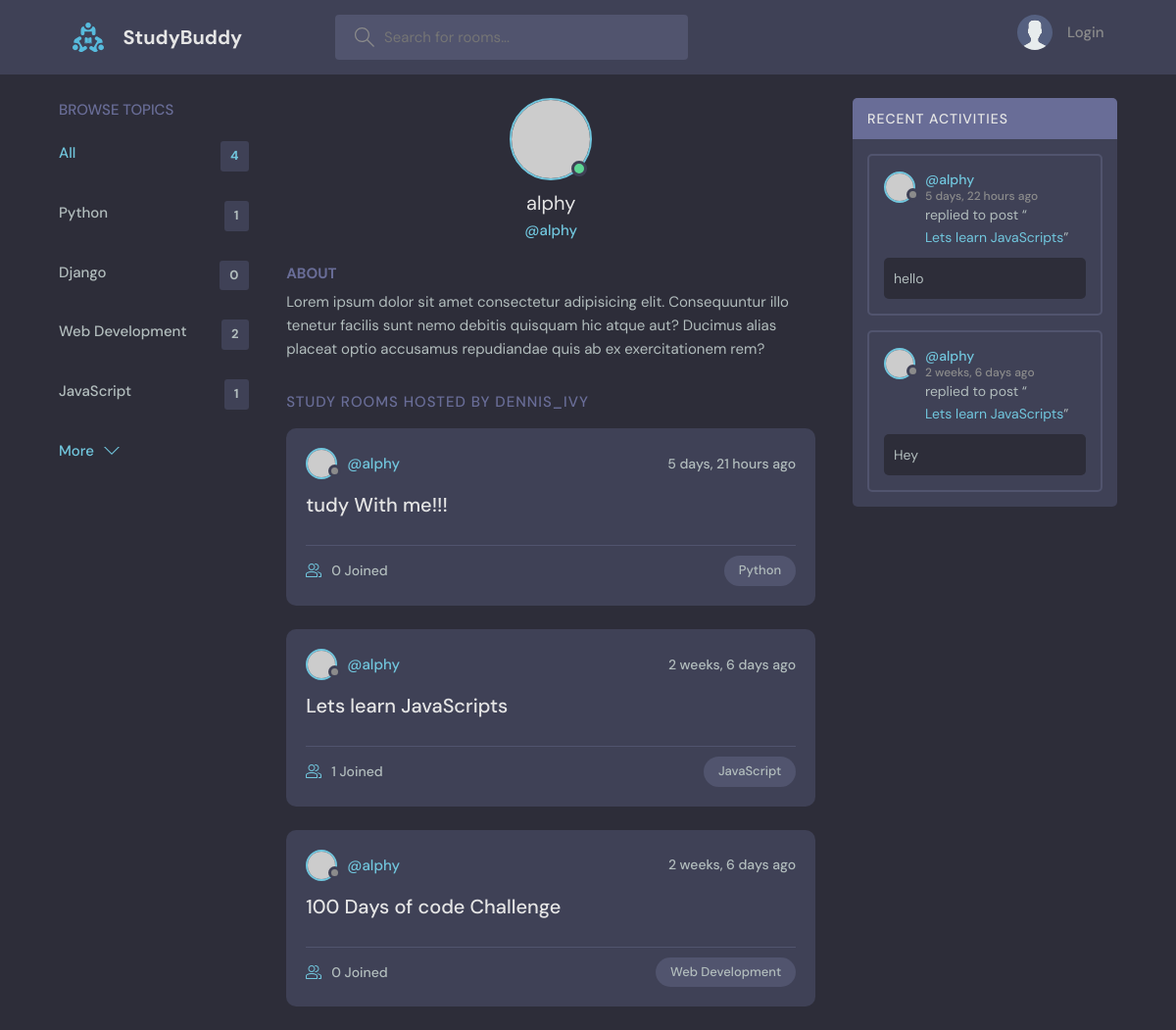
Page /profile/1/ on the earlier database version.
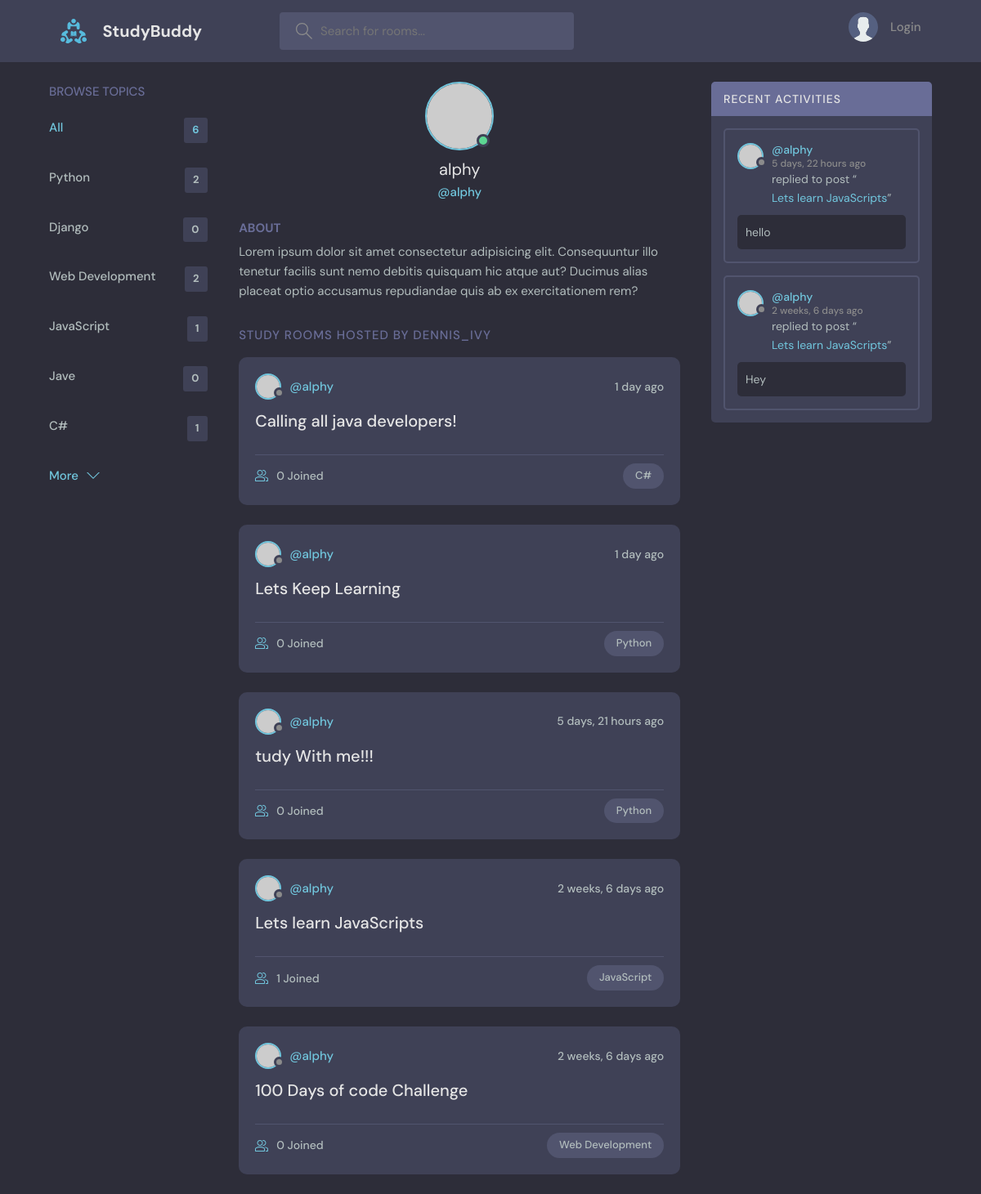
Same page on the later database version.
### base/models.py (models this page shows, shortened)
class Topic(models.Model):
    name = models.CharField(max_length=200)

class Room(models.Model):
    host = models.ForeignKey(User, on_delete=models.SET_NULL, null=True)
    topic = models.ForeignKey(Topic, on_delete=models.SET_NULL, null=True)
    name = models.CharField(max_length=200)
    description = models.TextField(null=True, blank=True)
    participants = models.ManyToManyField(User, related_name='participants', blank=True)
    updated = models.DateTimeField(auto_now=True)
    created = models.DateTimeField(auto_now_add=True)
    class Meta:
        ordering = ['-updated', '-created']
    def __str__(self):
        return self.name

class Message(models.Model):
    user = models.ForeignKey(User, on_delete=models.CASCADE)
    room = models.ForeignKey(Room, on_delete=models.CASCADE)
    body = models.TextField()
    updated = models.DateTimeField(auto_now=True)
    created = models.DateTimeField(auto_now_add=True)
    class Meta:
        ordering = ['-updated', '-created']

### base/views.py (the view)
# urls.py: path('profile/<str:pk>/', views.userProfile, name='user-profile'),
def userProfile(request, pk):
    user= User.objects.get(id=pk)
    rooms = user.room_set.all()
    room_messages = user.message_set.all()
    topics = Topic.objects.all()
    context = {'user': user, 'rooms': rooms, 'room_messages': room_messages, 'topics': topics}
    return render(request, 'base/profile.html', context)

### base/templates/base/profile.html (shortened to what this page needs)
{% extends 'main.html' %}
{% block content %}
  <main class="profile-page layout layout--3">
    <div class="container">
      {% include 'base/topics_component.html' %}
      <div class="roomList">
        <div class="profile">
          <div class="profile__avatar">
            <div class="avatar avatar--large active">
              <img src="https://randomuser.me/api/portraits/men/11.jpg" />
            </div>
          </div>
          <div class="profile__info">
            <h3>{{user.username}}</h3>
            <p>@{{user.username}}</p>
          </div>
          <div class="profile__about">
            <h3>About</h3>
            <p>
              Lorem ipsum dolor sit amet consectetur adipisicing elit. Consequuntur illo tenetur
              facilis sunt nemo debitis quisquam hic atque aut? Ducimus alias placeat optio
              accusamus repudiandae quis ab ex exercitationem rem?
            </p>
          </div>
        </div>
        <div class="roomList__header">
          <div>
            <h2>Study Rooms Hosted by dennis_ivy</a>
            </h2>
          </div>
        </div>
        {% include 'base/feed_component.html' %}
      </div>
      {% include 'base/activity_component.html' %}
    </div>
  </main>
  {% endblock content %}

### templates/main.html (shortened to what this page needs)
<!DOCTYPE html>
{% load static %}
<html lang="en">
  <head>
    <link rel="stylesheet" href="{% static 'styles/style.css' %}" />
  </head>
  <body>
    {% include 'navbar.html' %}
    {% block content %}
    {% endblock %}
  </body>
</html>

### templates/navbar.html (shortened to what this page needs)
{% load static %}
<header class="header header--loggedIn">
    <div class="container">
      <a href="{% url 'home' %}" class="header__logo">
        <img src="{% static 'images/logo.svg' %}" />
        <h1>StudyBuddy</h1>
      </a>
      <form class="header__search" method="GET" action="{% url 'home' %}">
        <label>
          <input name="q" placeholder="Search for rooms..." />
        </label>
      </form>
      <nav class="header__menu">
        {% if request.user.is_authenticated %}
        <div class="header__user">
          <a href="{% url 'update-user' %}">
            <div class="avatar avatar--medium active">
              <img src="https://randomuser.me/api/portraits/men/37.jpg" />
            </div>
            <p>{{request.user.username}} <span>@{{request.user.username}}</span></p>
          </a>
          <button class="dropdown-button">
            <svg version="1.1" xmlns="http://www.w3.org/2000/svg" width="32" height="32" viewBox="0 0 32 32">
              <title>chevron-down</title>
              <path d="M16 21l-13-13h-3l16 16 16-16h-3l-13 13z"></path>
            </svg>
          </button>
        </div>
        {% else %}
        <a href="{% url 'login' %}">
          <img src="{% static 'images/avatar.svg' %}" />
          <p>Login</p>
        </a>
        {% endif %}
      </nav>
    </div>
  </header>

### base/templates/base/topics_component.html
<div class="topics">
    <div class="topics__header">
      <h2>Browse Topics</h2>
    </div>
    <ul class="topics__list">
      <li>
        <a href="{%url 'home' %}" class="active">All <span>{{topics.count}}</span></a>
      </li>
      {% for topic in topics %}
      <li>
        <a href="{% url 'home' %}?q={{topic.name}}">{{topic.name}} <span>{{topic.room_set.all.count}}</span></a>
      </li>
      {% endfor %}
    </ul>
    <a class="btn btn--link" href="topics.html">
      More
      <svg version="1.1" xmlns="http://www.w3.org/2000/svg" width="32" height="32" viewBox="0 0 32 32">
        <title>chevron-down</title>
        <path d="M16 21l-13-13h-3l16 16 16-16h-3l-13 13z"></path>
      </svg>
    </a>
  </div>

### base/templates/base/feed_component.html (shortened to what this page needs)
{% for room in rooms %}
<div class="roomListRoom">
    <div class="roomListRoom__header">
      <a href="{% url 'user-profile' room.host.id %}" class="roomListRoom__author">
        <div class="avatar avatar--small">
          <img src="https://randomuser.me/api/portraits/women/11.jpg" />
        </div>
        <span>@{{room.host.username}}</span>
      </a>
      <div class="roomListRoom__actions">
        <span>{{room.created|timesince}} ago</span>
      </div>
    </div>
    <div class="roomListRoom__content">
      <a href="{% url 'room' room.id %}">{{room.name}}</a>
    </div>
    <div class="roomListRoom__meta">
      <a href="{% url 'room' room.id %}" class="roomListRoom__joined">
        {{room.participants.all.count}} Joined
      </a>
      <p class="roomListRoom__topic">{{room.topic.name}}</p>
    </div>
  </div>
  {% endfor %}

### base/templates/base/activity_component.html (shortened to what this page needs)
<div class="activities">
    <div class="activities__header">
      <h2>Recent Activities</h2>
    </div>
    {% for message in room_messages %}
    <div class="activities__box">
      <div class="activities__boxHeader roomListRoom__header">
        <a href="{% url 'user-profile' message.user.id %}" class="roomListRoom__author">
          <div class="avatar avatar--small">
            <img src="https://randomuser.me/api/portraits/women/11.jpg" />
          </div>
          <p>
            @{{message.user}}
            <span>{{message.created|timesince}} ago</span>
          </p>
        </a>
      </div>
      <div class="activities__boxContent">
        <p>replied to post “<a href="{%url 'room' message.room.id %}">{{message.room}}</a>”</p>
        <div class="activities__boxRoomContent">
            {{message.body}}
        </div>
      </div>
    </div>
    {% endfor %}
  </div>

Differences in the rows shown:
computed for Topic "Python": room_set.all.count "1" → "2"
added Topic: name "Jave", room_set.all.count "0"
added Topic: name "C#", room_set.all.count "1"
added Room: host.username "alphy", created "1 day", name "Calling all java developers!", participants.all.count "0", topic.name "C#"
added Room: host.username "alphy", created "1 day", name "Lets Keep Learning", participants.all.count "0", topic.name "Python"
Other differences:
{{ topics.count }}: "4" → "6"
